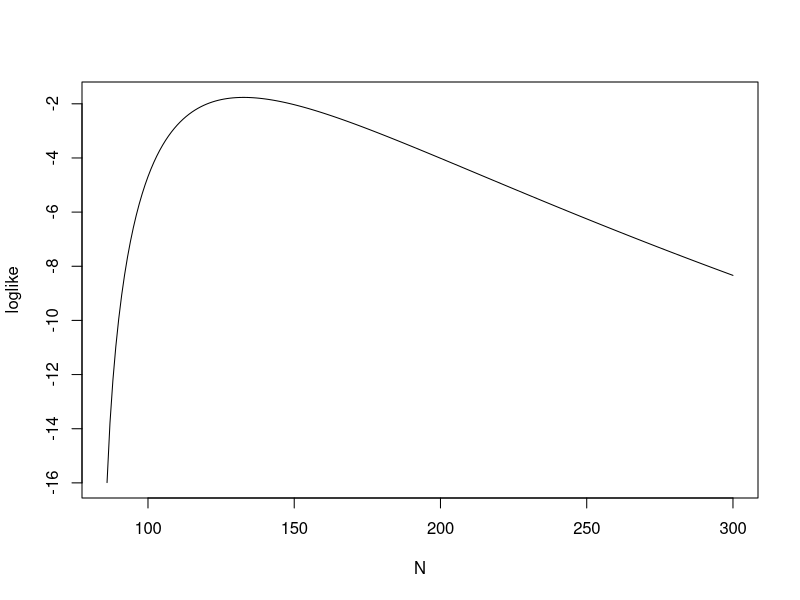
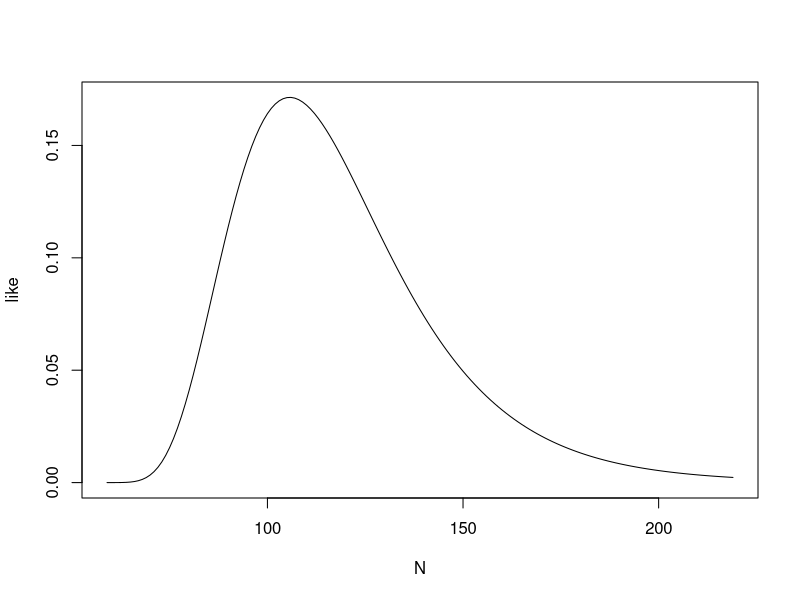
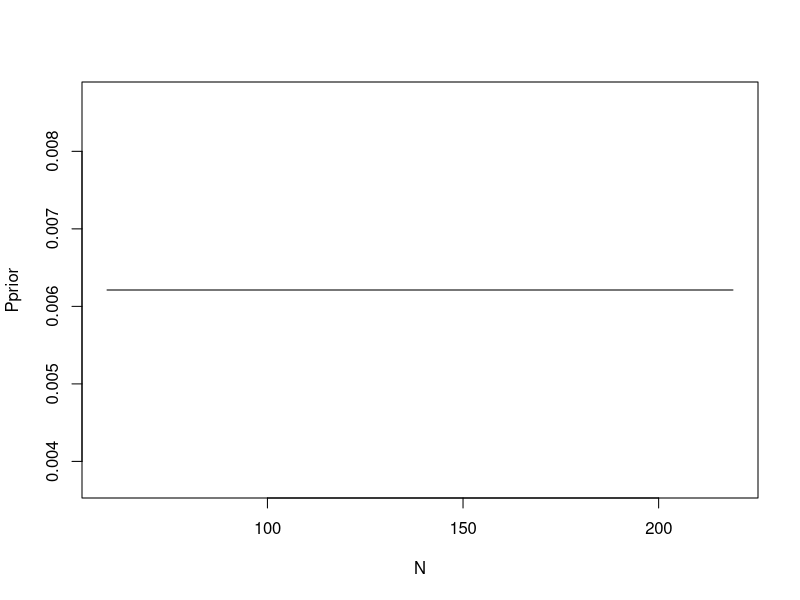
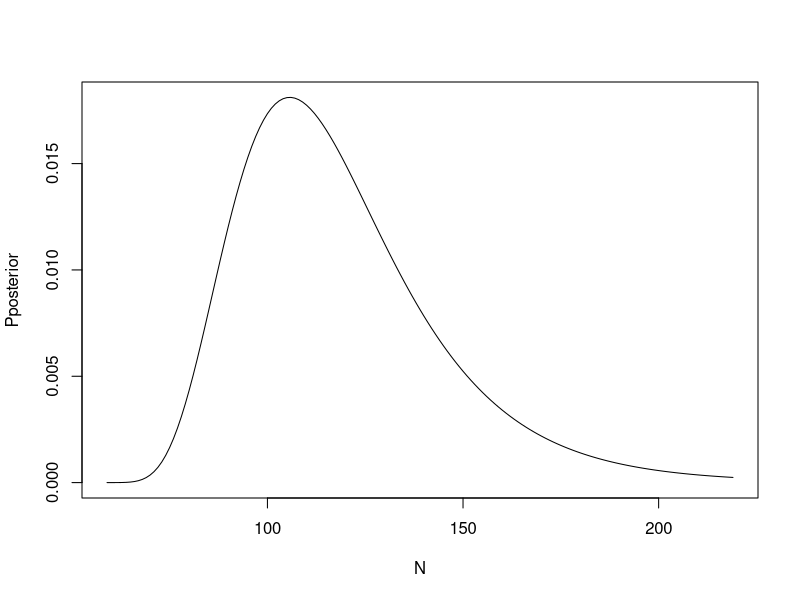
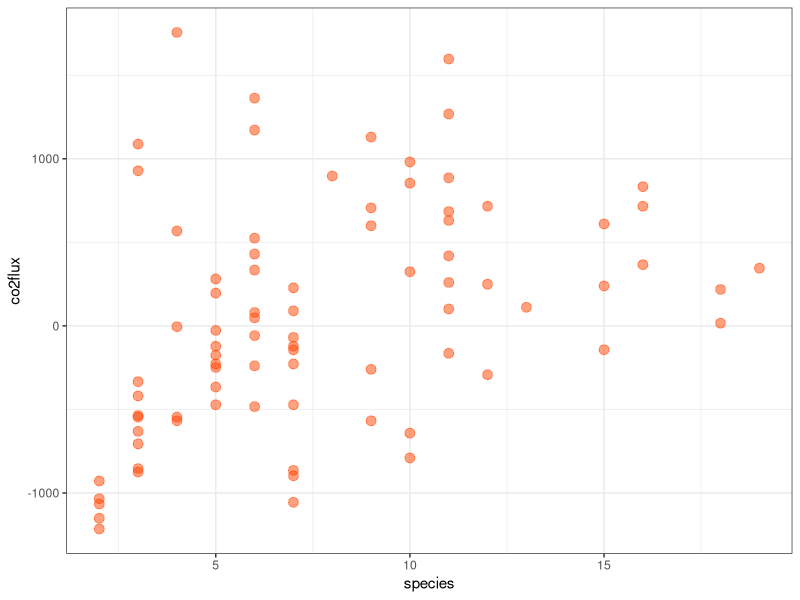
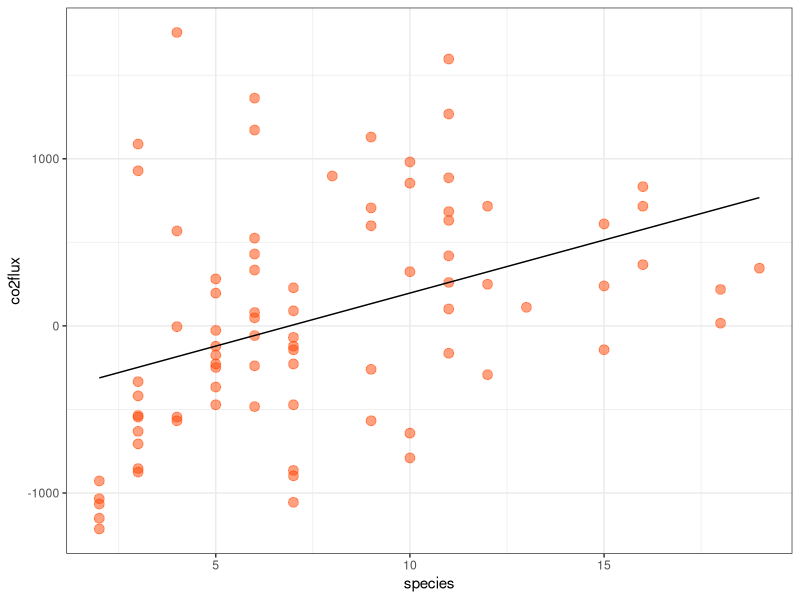
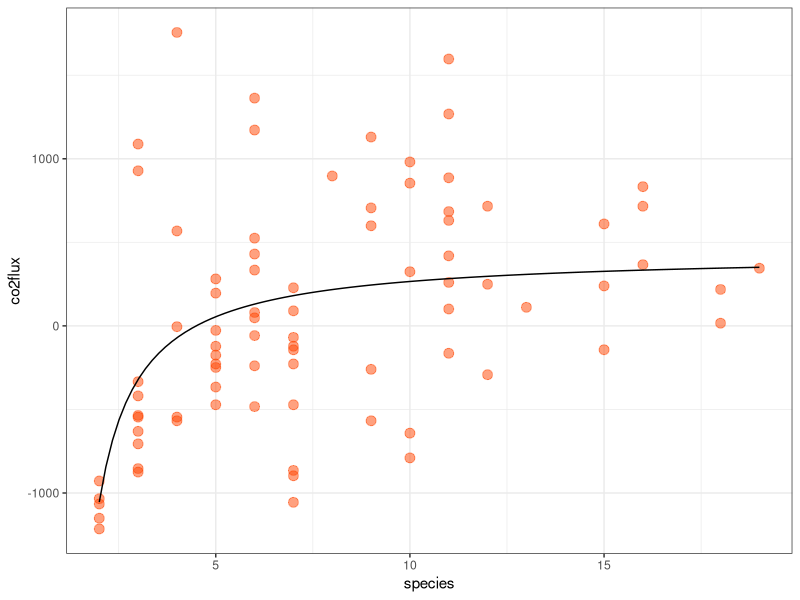

Write R code to recreate these figures, in order.
## ---- chunk 1
library(tidyverse)
library(here)
## ---- chunk 2
m <- 27
k <- 74
X <- 15

N <- 86:300
#N must be at least 86: 74 - 15 + 27 = 86

loglike <- dhyper(X, m, n = N-27, k, log = TRUE)
## ---- chunk 3
plot(loglike ~ N, type="l")
## ---- chunk 4
max(loglike)
(Nlike <- N[loglike == max(loglike)])

(Nmaxlike <- m + Nlike) #maximum likelihood estimate for population size
## ---- chunk 5
Nlist <- seq(86, 300, by = 1)
df3 <- data_frame(Nlist, loglike)

df3 # find the loglike for N at max loglike

-1.763941 - 1.92 # =-3.682941 now find the N with loglike equal to that

# 104 < N < 193
## ---- chunk 6
(min <- k - X)
(max <- Nmaxlike + (k-X))
## ---- chunk 7
list <- seq(59, 219, by = 1)
N <- 59:219
## ---- chunk 8
like <- dhyper(X, m, n = N, k, log = FALSE)

plot(like ~ N, type="l")
## ---- chunk 9
Pprior <- rep(1/length(N), length(N))
sum(Pprior)
## ---- chunk 10
plot(N, Pprior, type = "l")
## ---- chunk 11
Pposterior <- like*Pprior/sum(like*Pprior)
sum(Pposterior)
## ---- chunk 12
plot(N, Pposterior, type="l")
## ---- chunk 13
N[Pposterior == max(Pposterior)] # it's less
## ---- chunk 14

## ---- chunk 15

## ---- chunk 16

## ---- chunk 17

## ---- chunk 18
biodiv <- read_csv(here::here("example_data", "biodiv.csv"))
## ---- chunk 19
ggplot(biodiv, aes(x=species, y=co2flux))+
  geom_point(color="orangered", alpha=0.5, size=3)+
  theme_bw()
## ---- chunk 20
mod <- lm(co2flux ~ species, data = biodiv)
fun1 <- function(x) -438.24 + 63.46*x
## ---- chunk 21
modMM <- nls(co2flux ~ a + b*(species-2)/(c+(species-2)), data = biodiv, 
  start = list(a = 0, b = 100, c = 1))
summary(modMM)

a <- -1054.3443
b <- 1490.2317
c <- 1.0317

fun2 <- function(x) a + b*(x-2)/(c+(x-2))
## ---- chunk 22
ggplot(biodiv, aes(x=species, y=co2flux))+
  geom_point(color="orangered", alpha=0.5, size=3)+
  stat_function(fun = fun1)+
  theme_bw()

ggplot(biodiv, aes(x=species, y=co2flux))+
  geom_point(color="orangered", alpha=0.5, size=3)+
  stat_function(fun = fun2)+
  theme_bw()
## ---- chunk 23
BIC(mod)
BIC(modMM)
## ---- chunk 24
delta <- c(BIC(mod), BIC(modMM)) - min(c(BIC(mod), BIC(modMM)))
L <- exp(-0.5 * delta)
w <- L/sum(L)
w
## ---- chunk 25
AIC(mod)
AIC(modMM)
## ---- chunk 26

